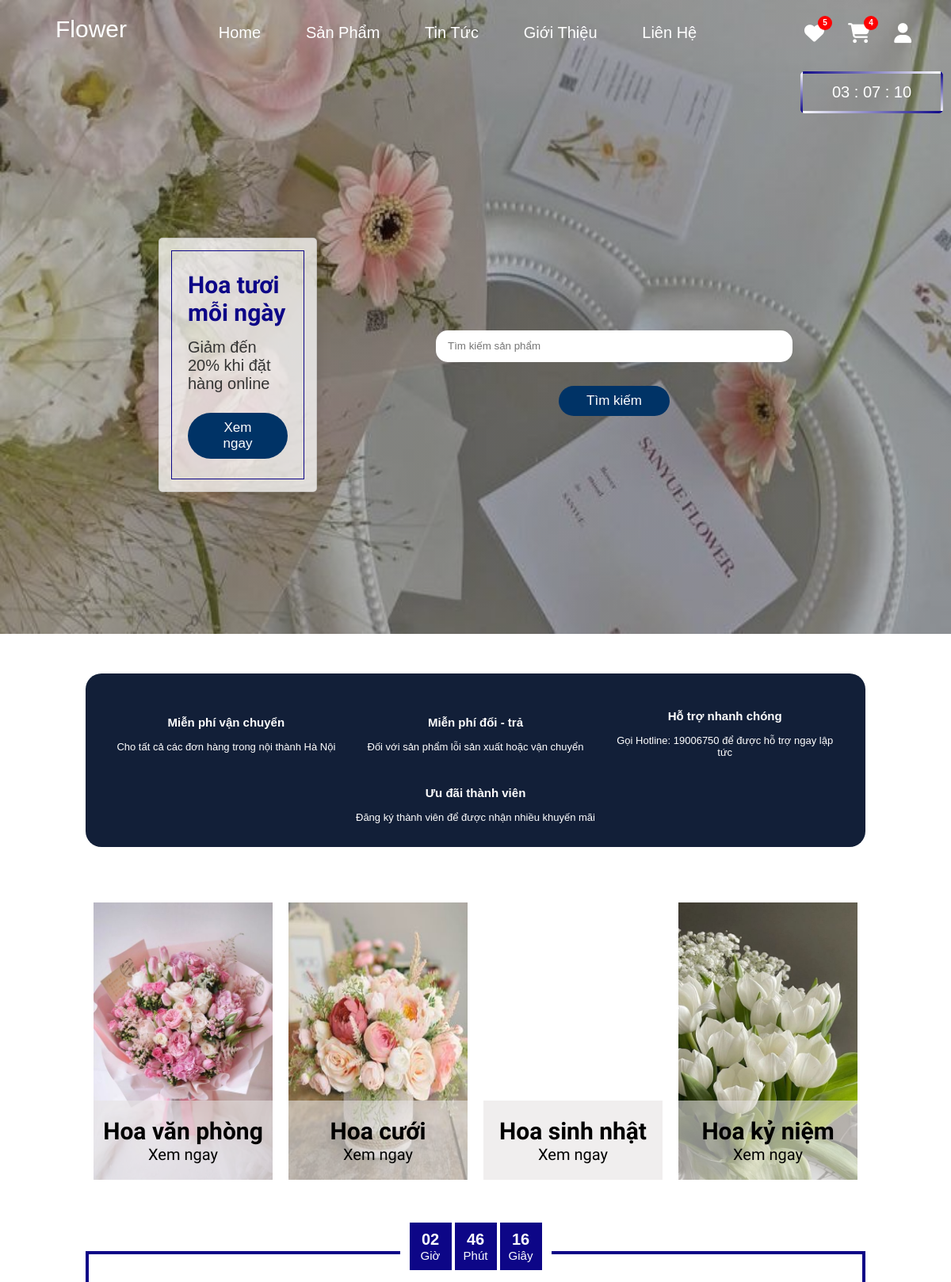
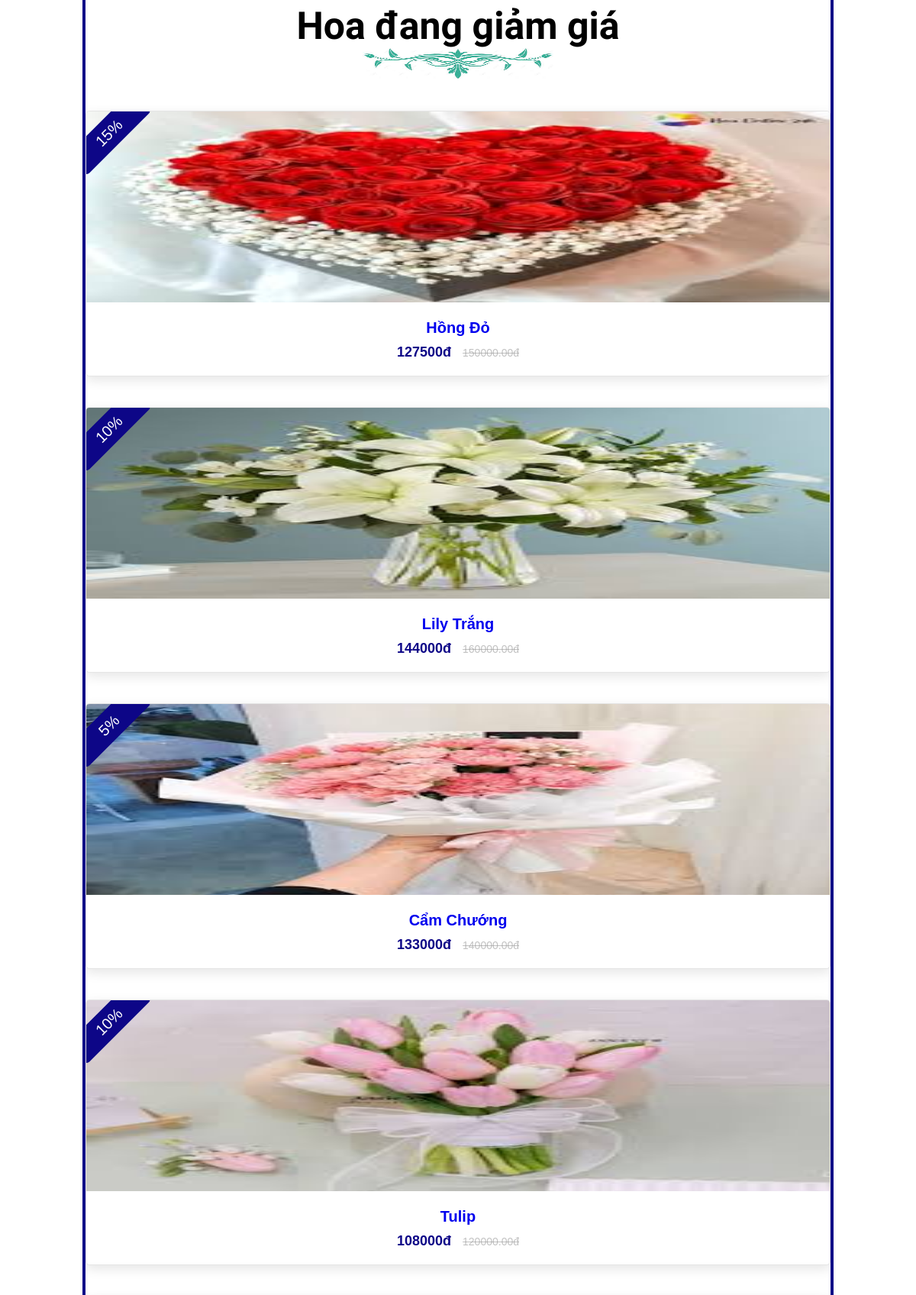
Page /src/home.php (signed in, upper part) on the committed database (2 pictures, top to bottom).
### tables this page shows
CREATE TABLE `flowers` (
  `flower_id` int(11) NOT NULL,
  `name` varchar(100) NOT NULL,
  `description` text DEFAULT NULL,
  `price` decimal(10,2) NOT NULL,
  `discount` int(11) NOT NULL,
  `stock` int(11) NOT NULL,
  `image_url` varchar(255) DEFAULT NULL,
  `category_id` int(11) DEFAULT NULL
);

### src/home.php (the view, shortened to what this page needs)
<?php
    @include("../DB/connection.php");
    $user_id = $_SESSION['user_id'];
    $category_id = isset($_GET['category_id']) ? (int)$_GET['category_id'] : 1;
    $sql = "SELECT * FROM flowers WHERE category_id = $category_id LIMIT 6";
    $result = $conn->query($sql);
    $sql2 = "SELECT * FROM flowers WHERE discount > 0";
    $result2 = $conn->query($sql2);
    $productsdis = [];
    if ($result2 && $result2->num_rows > 0) {
        while($row = $result2->fetch_assoc()) {
            $productsdis[] = $row;
        }
    }
    $sql3 = "SELECT flower_id FROM favourites where user_id = $user_id";
    $result3 = $conn->query($sql3);
    $fv = [];
    if ($result3->num_rows > 0) {
        while ($row = $result3->fetch_assoc()) {
            $fv[] = $row['flower_id'];
        }
    }
?>
<!DOCTYPE html>
<html lang="en">
<head>
    <link rel="stylesheet" href="https://cdnjs.cloudflare.com/ajax/libs/font-awesome/6.6.0/css/all.min.css">
    <link rel="stylesheet" href="../css/trangchu.css">
    <link rel="stylesheet" href="https://cdnjs.cloudflare.com/ajax/libs/Swiper/3.4.2/css/swiper.css">
    <link rel="stylesheet" href="https://cdnjs.cloudflare.com/ajax/libs/Swiper/3.4.2/css/swiper.min.css">
</head>
<body>
<?php @include 'header.php'; ?>
    <section>
        <div class="icons-container">
            <div class="icons">
                <div class="info">
                    <p>Miễn phí vận chuyển</p>
                    <span>Cho tất cả các đơn hàng trong nội thành Hà Nội</span>
                </div>
            </div>
            <div class="icons">
                <div class="info">
                    <p>Miễn phí đổi - trả</p>
                    <span>Đối với sản phẩm lỗi sản xuất hoặc vận chuyển</span>
                </div>
            </div>
            <div class="icons">
                <div class="info">
                    <p>Hỗ trợ nhanh chóng</p>
                    <span>Gọi Hotline: 19006750 để được hỗ trợ ngay lập tức</span>
                </div>
            </div>
            <div class="icons">
                <div class="info">
                    <p>Ưu đãi thành viên</p>
                    <span>Đăng ký thành viên để được nhận nhiều khuyến mãi</span>
                </div>
            </div>
        </div>
    </section>
    <section class="danhmuc">
        <div class="swiper-wrapper">
            <div class="swiper-slide">
                <div class="thumb"><img src="../images/danhmuc-1.jpg" alt=""></div>
                <div class="info">
                    <h3>Hoa văn phòng</h3>
                    <a href="products.php?category_id=5">Xem ngay</a>
                </div>
            </div>
            <div class="swiper-slide">
                <div class="thumb"><img src="../images/danhmuc-2.jpg" alt=""></div>
                <div class="info">
                    <h3>Hoa cưới</h3>
                    <a href="products.php?category_id=1">Xem ngay</a>
                </div>
            </div>
            <div class="swiper-slide">
                <div class="thumb"><img src="../images/danhmuc-3.jpg" alt=""></div>
                <div class="info">
                    <h3>Hoa sinh nhật</h3>
                    <a href="products.php?category_id=2">Xem ngay</a>
                </div>
            </div>
            <div class="swiper-slide">
                <div class="thumb"><img src="../images/danhmuc-4.jpg" alt=""></div>
                <div class="info">
                    <h3>Hoa kỷ niệm</h3>
                    <a href="products.php?category_id=3">Xem ngay</a>
                </div>
            </div>
        </div>
    </section>
    <section>
        <div class="flashsale">
            <div class="couwndown">
                <div class="time">
                    <div class="block-time">
                        <p id="h"></p>
                        <span>Giờ</span>
                    </div>
                    <div class="block-time">
                        <p id="m"></p>
                        <span>Phút</span>
                    </div>
                    <div class="block-time">
                        <p id="s"></p>
                        <span>Giây</span>
                    </div>
                </div>
            </div>
            <div class="title-heading">
                <a href="">
                    <h3 class="h3-heading">Hoa đang giảm giá</h3>
                </a>
                <div class="img-heading">
                    <img src="../images/iconHeading.png" alt="">
                </div>
            </div>
            <div class="products">
                <div class="swiper-wrapper">
                    <?php
                    foreach($productsdis as $product):?>
                    <div class="swiper-slide">
                        <div class="box">
                        <?php echo '<span class="discount">'.$product['discount'].'%</span>';?>
                            <div class="image">
                            <?php
                                echo '<img src="../images/img_products/'.$product['image_url'].'" alt="">
                                <div class="icons">
                                    <a data-id="'.$product['flower_id'].'" href="#" class="fas fa-heart '.(in_array($product['flower_id'],$fv) ? "fv-active" : "").'"></a>
                                    <a data-id="'.$product['flower_id'].'" href="#" class="cart-btn">Add to cart</a>
                                    <a data-id="'.$product['flower_id'].'" href="#" class="fas fa-search" title="Xem nhanh"></a>
                                </div>';?>
                            </div>
                            <div class="content">
                            <?php echo '<a href="product-details.php?id='.$product['flower_id'].'">';?>
                                        <h3><?php echo $product['name'];?></h3>
                                    </a>
                                <div class="price"> <?php echo $product['price'] * (1 - $product['discount']/100);?><span>đ</span>
                                                    <?php if($product['discount'] > 0){
                                                        echo '<div class="span"><span>'.$product['price'].'<span>đ</span></span></div>';
                                                    }?>
                                </div>
                            </div>
                        </div>
                    </div>
                    <?php endforeach; ?>
                </div>
            </div>
        </div>
    </section>
</body>
</html>

### css/trangchu.css (style rules this page uses)
:root { --blue:#003366; --blue-color: #0d0687; --start-linear: #0d0687; --end-linear : white; --active-color: #0d0687; }
* { box-sizing: border-box; font-family: 'Quicksand', sans-serif; margin: 0; padding: 0; box-sizing: border-box; outline: none; border: none; text-decoration: none!important; transition: .2s linear; }
h3 { font-family: 'Playball'; font-size: 3rem; }
html { font-size: 62.5%; scroll-behavior: smooth; scroll-padding-top: 6rem; overflow-x: hidden; }
section { padding: 2rem 9%; }
.icons-container { display: flex; width: 100%; background-color: #121F38; gap: 1.5; flex-wrap: wrap; color: #fff; border-radius: 2rem; padding: 2rem; margin: 3rem 0; }
.icons-container .icons { flex: 1 1 25rem; display: flex; flex-direction: column; justify-content: center; align-items: center; text-align: center; padding: 1rem; position: relative; }
.icons-container .icons .info p { font-size: 1.5rem; font-weight: 700; padding: 1.5rem 0; }
.icons-container .icons .info span { font-size: 1.3rem; }
.danhmuc .swiper-wrapper { display: flex; height: 35rem; }
.danhmuc .swiper-wrapper .swiper-slide { flex: 1 1 25rem; margin: 0rem 1rem; position: relative; cursor: grab; overflow: hidden; }
.danhmuc .swiper-wrapper .swiper-slide .thumb { display: flex; height: 100%; }
.danhmuc .swiper-wrapper .swiper-slide .thumb img { width: 100%; }
.danhmuc .swiper-wrapper .swiper-slide .info { position: absolute; bottom: 0;left: 0;right: 0; z-index: 9; background-color: rgba(230, 227, 227,0.6); width: 100%; height: 10rem; text-align: center; margin-bottom: 0; padding: .5rem .5rem; align-items: center; display: flex; justify-content: center; flex-direction: column; }
.danhmuc .swiper-wrapper .swiper-slide .info a { font-family: 'Playball'; font-size: 2rem; color: #000000 ; }
:where(.danhmuc,.title-heading,.content) a:visited { color: #000000; }
.flashsale { margin: 5rem 0; border: .4rem solid var(--blue-color); }
.flashsale .couwndown { position: relative; width: 100%; display: flex; text-align: center; align-items: center; justify-content: center; }
.flashsale .couwndown .time { position: absolute; display: flex; background-color: #fff; padding: 1rem; margin-top: -2rem; }
.flashsale .couwndown .time .block-time { background-color: var(--blue-color); color: #fff; padding: 1rem; margin: 0 .2rem; font-size: 1.5rem; width: 5.3rem; }
.flashsale .couwndown .time .block-time p { font-weight: bold; font-size: 2rem; }
.title-heading { margin-top: 4rem; text-align: center; justify-content: center; align-items: center; }
.title-heading a { display: block; justify-content: center; align-items: center; }
.h3-heading { font-size: 5rem; }
.img-heading img { width: 250px; height: 40px; }
.flashsale .products { position: relative; margin: 0 auto; overflow: hidden; }
.swiper-wrapper .swiper-slide { margin: 4rem 0; }
.box { flex: 1 1 30rem; box-shadow: 0 .5rem 1.5rem rgba(0,0,0,0.1); border-radius: .5rem; border: .1rem solid rgba(0,0,0,0.1); position: relative; overflow: hidden; }
.box .discount { position: absolute; top: 1rem; left: -3rem; width: 12rem; padding: .7rem 1rem; font-size: 2rem; color: #fff; background-color: var(--blue-color); z-index: 1; border-radius: .5rem; transform: rotate(-45deg); text-align: center; }
.box .image { position: relative; text-align: center; overflow: hidden; }
.box .image img { height: 25rem; width: 100%; }
.box .content { padding: 2rem; text-align: center; }
.box .content h3 { font-family: 'Quicksand', sans-serif; font-size: 2rem; text-transform: capitalize; }
.box .content .price { display: flex; justify-content: center; align-items: center; font-size: 1.8rem; color: var(--blue-color); font-weight: bolder; padding-top: 1rem; }
.box .content .price .span { padding-left: 1.5rem; font-size: 1.4rem; color: #9999; font-weight: lighter; text-decoration: line-through!important; }

### rows in the picture
flowers: discount "15", image_url (picture), name "Hồng Đỏ", $product['price'] * (1 - $product['discount']/100) "127500", price "150000.00"
flowers: discount "10", image_url (picture), name "Lily Trắng", $product['price'] * (1 - $product['discount']/100) "144000", price "160000.00"
flowers: discount "5", image_url (picture), name "Cẩm Chướng", $product['price'] * (1 - $product['discount']/100) "133000", price "140000.00"
flowers: discount "10", image_url (picture), name "Tulip", $product['price'] * (1 - $product['discount']/100) "108000", price "120000.00"

### other values in the picture
$favourites_length "5"
$carts_length "4"
